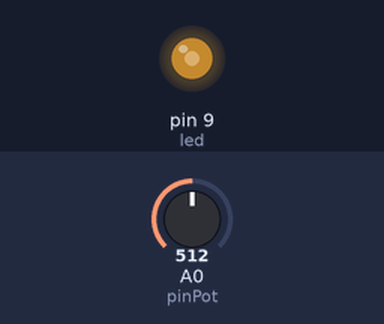
The sketch below on a simulated Arduino Uno, built with avr-gcc and run on an emulated ATmega328P. On the bench: output pins drawn as LEDs (lit = HIGH). The test bench sets the inputs (shaded band); at power-on: A0 (pinPot) = 512.

Above: at 1.2 s.
1.3 s: A0 (pinPot) set to 716
At 2.5 s:
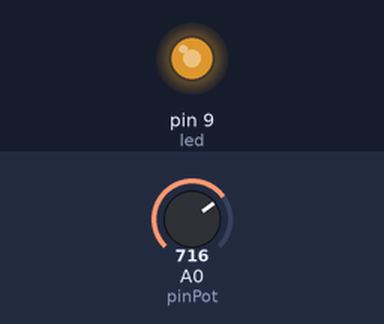
2.8 s: A0 (pinPot) set to 900
At 3.6 s:
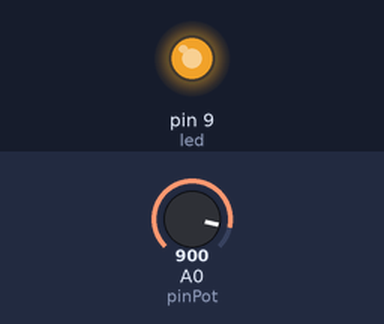
4.3 s: A0 (pinPot) set to 122
At 4.8 s:
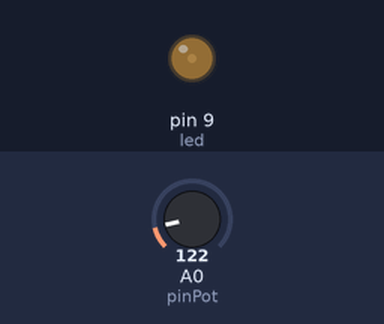
5.8 s: A0 (pinPot) set to 0
At 7.0 s:
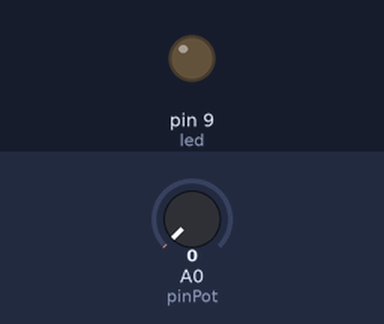
7.3 s: A0 (pinPot) set to 511
At 8.3 s:
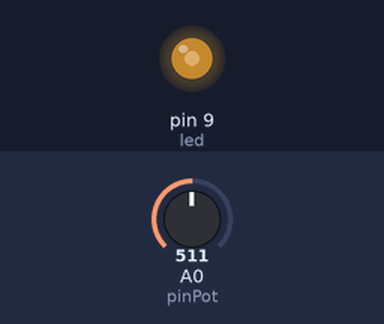
Timing chart, 0 to 9.8 s (numbered marks = the images above; inputs shaded):
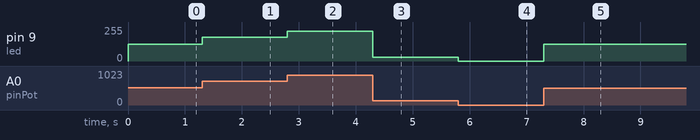

Measured:
- after the input at 1.3 s, pin 9 (led): 127/255 → 178/255 at once
- after the input at 2.8 s, pin 9 (led): 178/255 → 224/255 at once
- after the input at 4.3 s, pin 9 (led): 224/255 → 30/255 at once
- after the input at 5.8 s, pin 9 (led): 30/255 → 0/255 at once
- after the input at 7.3 s, pin 9 (led): 0/255 → 127/255 at once

The sketch:

Potensio_Voltage_Servo.ino
```cpp
int led = 9; // memilih pin digital untuk lampu led
int pinPot = 0; // memilih pin analog untuk VR
int potVal = 0; // tempat untuk menerima nilai tegangan dari VR

void setup() {
  pinMode(led, OUTPUT); // mengatur lampu led sebagai output
}

void loop () {
  potVal = analogRead(pinPot); // terima masukan nilai dari VR
  potVal = map(potVal, 0, 1023, 0, 255); // ubah nilai (0-1023) jadi (0-255)
  analogWrite(led, potVal); // ubah nilai VR untuk mengatur kecerahan
}
```
